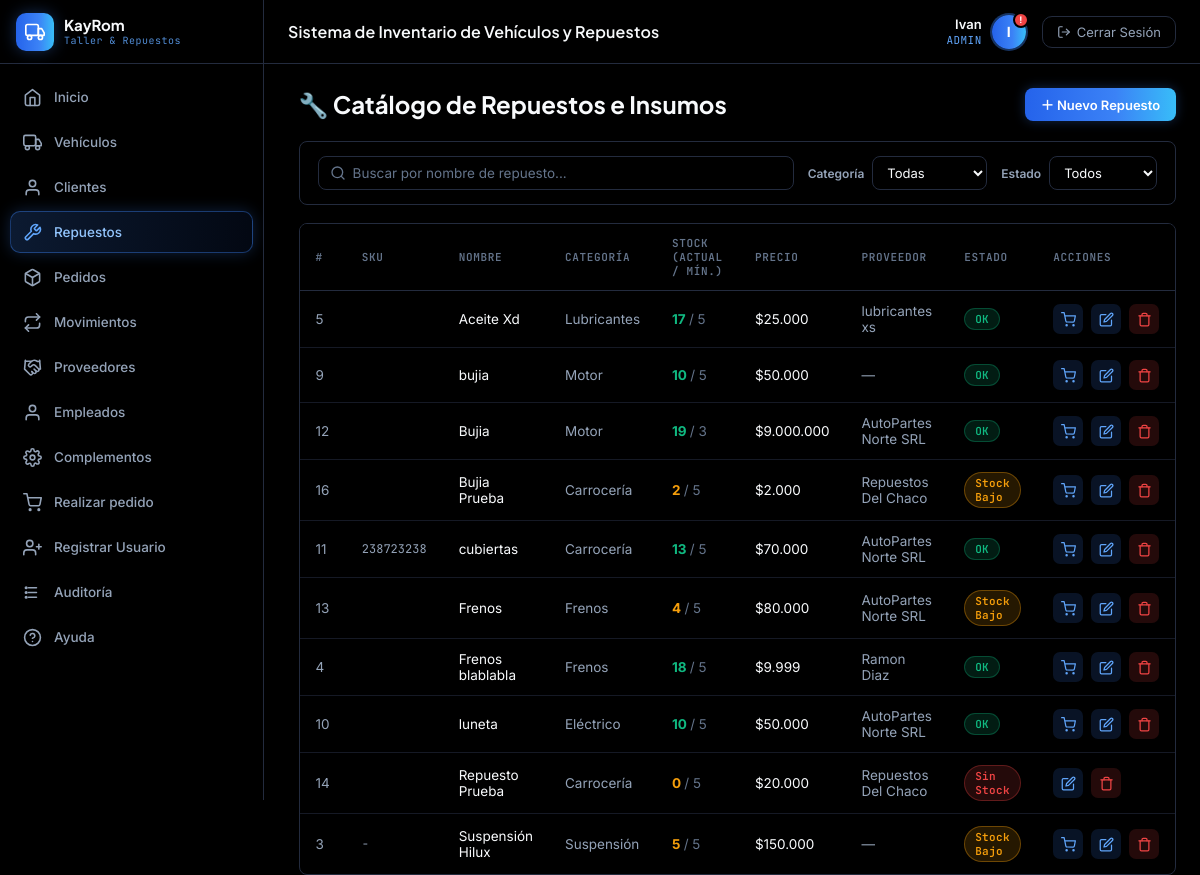
/index.php?page=repuestos&msg=agregado (signed in), run on the app's committed database.
### tables this page shows
CREATE TABLE `repuestos` (
  `id` int NOT NULL AUTO_INCREMENT,
  `nombre` varchar(100) NOT NULL,
  `categoria` varchar(45) DEFAULT NULL,
  `stock` int DEFAULT '0',
  `stock_minimo` int DEFAULT '5',
  `precio` decimal(10,2) DEFAULT '0.00',
  `sku` varchar(20) DEFAULT NULL,
  `proveedor_id` int DEFAULT NULL,
  PRIMARY KEY (`id`),
  KEY `fk_repuestos_proveedor` (`proveedor_id`),
  CONSTRAINT `fk_repuestos_proveedor` FOREIGN KEY (`proveedor_id`) REFERENCES `proveedor` (`id`) ON DELETE SET NULL
);

CREATE TABLE `proveedor` (
  `id` int NOT NULL AUTO_INCREMENT,
  `cuit` bigint DEFAULT NULL,
  `nombre_proveedor` varchar(150) NOT NULL,
  `telefono` bigint DEFAULT NULL,
  `email` varchar(50) DEFAULT NULL,
  `persona_id` int DEFAULT NULL,
  PRIMARY KEY (`id`),
  KEY `persona_id` (`persona_id`),
  CONSTRAINT `proveedor_ibfk_1` FOREIGN KEY (`persona_id`) REFERENCES `persona` (`id`)
);

### backend/repuestos/controller/RepuestoController.php (called while the page is built, shortened)
<<?php
class RepuestoController {
    private $model;
    public function __construct() {
        $this->model = new RepuestoModel();
    }
    public function index() {
        $proveedorModel = new ProveedorModel();
        $data = [
            'repuestos'  => $this->model->getAll(),
            'categorias' => $this->model->getCategorias(),
            'proveedores'=> $proveedorModel->getAll(),
            'activePage' => 'repuestos'
        ];
        require_once 'backend/repuestos/views/repuestos.php';
    }
}

### config/base_datos.php (called while the page is built, shortened)
<?php
class Database {
    private static $instance = null;
    public $conexion;
    private function __construct() {
        $this->conexion = new mysqli(DB_HOST, DB_USER, DB_PASS, DB_NAME);
        $this->conexion->set_charset(DB_CHARSET);
    }
    public static function getInstance() {
        if (self::$instance === null) {
            self::$instance = new Database();
        }
        return self::$instance;
    }
    public function getConexion() {
        return $this->conexion;
    }
}

### backend/repuestos/model/RepuestoModel.php (called while the page is built, shortened)
<?php
class RepuestoModel {
    private $db;
    public function __construct() {
        $this->db = Database::getInstance()->getConexion();
    }
    public function getAll() {
        $result = $this->db->query(
            "SELECT r.*, pr.nombre_proveedor
             FROM repuestos r
             LEFT JOIN proveedor pr ON pr.id = r.proveedor_id
             ORDER BY r.nombre ASC"
        );
        return $result ? $result->fetch_all(MYSQLI_ASSOC) : [];
    }
    public function getCategorias() {
        $result = $this->db->query("SELECT DISTINCT categoria FROM repuestos WHERE categoria IS NOT NULL AND categoria <> '' ORDER BY categoria ASC");
        return $result ? array_column($result->fetch_all(MYSQLI_ASSOC), 'categoria') : [];
    }
}

### backend/proveedor/models/ProveedorModel.php (called while the page is built, shortened)
<?php
class ProveedorModel {
    private $db;
    public function __construct() {
        $this->db = Database::getInstance()->getConexion();
    }
    public function getAll() {
        $sql = "SELECT pr.*, p.nombre, p.apellido
                FROM proveedor pr
                LEFT JOIN persona p ON p.id = pr.persona_id
                ORDER BY pr.nombre_proveedor ASC";
        $result = $this->db->query($sql);
        return $result ? $result->fetch_all(MYSQLI_ASSOC) : [];
    }
}

### backend/repuestos/views/repuestos.php (the view, shortened to what this page needs)
<?php require_once 'compartidoCREO/views/encabezado.php'; ?>
<div class="page-header">
    <h1>🔧 Catálogo de Repuestos e Insumos</h1>
    <button type="button" class="btn btn-primary" onclick="abrirRepuesto()">＋ Nuevo Repuesto</button>
</div>
<div class="filter-bar">
    <div class="filter-group filter-search">
        <input type="text" id="filtro-buscar" placeholder="Buscar por nombre de repuesto..." autocomplete="off">
    </div>
    <div class="filter-group">
        <label>Categoría</label>
        <select id="filtro-categoria">
            <option value="">Todas</option>
        </select>
    </div>
    <div class="filter-group">
        <label>Estado</label>
        <select id="filtro-estado">
            <option value="">Todos</option>
        </select>
    </div>
</div>
<div class="panel">
    <div class="panel-body">
        <table id="tabla-repuestos">
            <thead>
                <tr>
                    <th>#</th><th>SKU</th><th>Nombre</th><th>Categoría</th><th>Stock (Actual / Mín.)</th><th>Precio</th><th>Proveedor</th><th>Estado</th><th>Acciones</th>
                </tr>
            </thead>
            <tbody>
                <?php if (empty($data['repuestos'])): ?>
                <tr><td colspan="9" style="text-align:center;color:var(--text-muted);padding:30px;">No hay repuestos cargados</td></tr>
                <?php else: foreach ($data['repuestos'] as $r): ?>
                <?php
                    $bajo = $r['stock'] <= $r['stock_minimo'];
                    $sinStock = $r['stock'] == 0;
                    $estadoFiltro = $sinStock ? 'sin' : ($bajo ? 'bajo' : 'ok');
                ?>
                <tr data-nombre="<?= htmlspecialchars(mb_strtolower($r['nombre'])) ?>"
                    data-categoria="<?= htmlspecialchars($r['categoria']) ?>"
                    data-estado="<?= $estadoFiltro ?>">
                    <td style="color:var(--text-muted);"><?= $r['id'] ?></td>
                    <td style="color:var(--text-muted);font-family:var(--font-mono);font-size:12px;"><?= htmlspecialchars($r['sku'] ?? '-') ?></td>
                    <td><?= htmlspecialchars($r['nombre']) ?></td>
                    <td style="color:var(--text-muted);"><?= htmlspecialchars($r['categoria']) ?></td>
                    <td>
                        <strong style="color:<?= $bajo ? 'var(--accent-orange)' : 'var(--accent-green)' ?>">
                            <?= $r['stock'] ?>
                        </strong>
                        <span style="color:var(--text-dim);"> / <?= $r['stock_minimo'] ?></span>
                    </td>
                    <td>$<?= number_format($r['precio'], 0, ',', '.') ?></td>
                    <td style="color:var(--text-muted);"><?= htmlspecialchars($r['nombre_proveedor'] ?? '—') ?></td>
                    <td>
                        <?php if ($sinStock): ?>
                            <span class="badge-status vendido">Sin Stock</span>
                        <?php elseif ($bajo): ?>
                            <span class="badge-status reparacion">Stock Bajo</span>
                        <?php else: ?>
                            <span class="badge-status disponible">OK</span>
                        <?php endif; ?>
                    </td>
                    <td>
                        <div class="action-icons">
                            <?php if ($r['stock'] > 0): ?>
                             <a href="index.php?page=carrito&action=agregar&id=<?= $r['id'] ?>" class="action-edit" title="Agregar al pedido a proveedores">
                                <svg width="15" height="15" viewBox="0 0 24 24" fill="none" stroke="currentColor" stroke-width="2" stroke-linecap="round" stroke-linejoin="round"><circle cx="9" cy="21" r="1"/><circle cx="20" cy="21" r="1"/><path d="M1 1h4l2.68 13.39a2 2 0 0 0 2 1.61h9.72a2 2 0 0 0 2-1.61L23 6H6"/></svg>
                            </a>
                            <?php endif; ?>
                            <a href="#" class="action-edit" title="Editar"
                               onclick="return abrirRepuesto({
                                    id: <?= $r['id'] ?>,
                                    nombre: <?= htmlspecialchars(json_encode($r['nombre']), ENT_QUOTES, 'UTF-8') ?>,
                                    sku: <?= htmlspecialchars(json_encode($r['sku']), ENT_QUOTES, 'UTF-8') ?>,
                                    proveedor_id: <?= (int)($r['proveedor_id'] ?? 0) ?>,
                                    categoria: <?= htmlspecialchars(json_encode($r['categoria']), ENT_QUOTES, 'UTF-8') ?>,
                                    precio: <?= (float)$r['precio'] ?>,
                                    stock: <?= (int)$r['stock'] ?>,
                                    stock_minimo: <?= (int)$r['stock_minimo'] ?>
                               })">
                                <svg width="15" height="15" viewBox="0 0 24 24" fill="none" stroke="currentColor" stroke-width="2" stroke-linecap="round" stroke-linejoin="round"><path d="M11 4H4a2 2 0 0 0-2 2v14a2 2 0 0 0 2 2h14a2 2 0 0 0 2-2v-7"/><path d="M18.5 2.5a2.121 2.121 0 0 1 3 3L12 15l-4 1 1-4 9.5-9.5z"/></svg>
                            </a>
                            <a href="index.php?page=repuestos&action=delete&id=<?= $r['id'] ?>" class="action-delete" title="Eliminar"
                               onclick="return confirmarAccion(this.href, '¿Eliminar este repuesto?')">
                                <svg width="15" height="15" viewBox="0 0 24 24" fill="none" stroke="currentColor" stroke-width="2" stroke-linecap="round" stroke-linejoin="round"><polyline points="3 6 5 6 21 6"/><path d="M19 6v14a2 2 0 0 1-2 2H7a2 2 0 0 1-2-2V6m3 0V4a2 2 0 0 1 2-2h4a2 2 0 0 1 2 2v2"/></svg>
                            </a>
                        </div>
                    </td>
                </tr>
                <?php endforeach; endif; ?>
            </tbody>
        </table>
    </div>
</div>
<?php require_once 'compartidoCREO/views/pie_pagina.php'; ?>

### public/css/style.css (style rules this page uses)
:root { --bg-dark: #000000; --bg-panel: #000000; --bg-card: #000000; --bg-hover: #121316; --sidebar-w: 264px; --accent-blue: #3B82F6; --accent-green: #10B981; --accent-orange:#F59E0B; --accent-red: #EF4444; --accent-blue-bright: #60A5FA; --accent-indigo: #6366F1; --gradient-primary: linear-gradient(90deg, #2563EB 0%, #3B82F6 60%, #38BDF8 100%); --text-primary: #F8FAFC; --text-muted: #94A3B8; --text-dim: #64748B; --border: #232B3E; --radius: 8px; --transition: 0.18s ease; --font-display: 'Plus Jakarta Sans', sans-serif; --font-body: 'Inter', sans-serif; --font-mono: 'JetBrains Mono', monospace; }
*, *::before, *::after { margin: 0; padding: 0; box-sizing: border-box; }
body { font-family: var(--font-body); background: var(--bg-dark); color: var(--text-primary); display: flex; min-height: 100vh; overflow-x: hidden; }
.panel { background: var(--bg-card); border: 1px solid var(--border); border-radius: var(--radius); overflow: hidden; box-shadow: 0 1px 3px rgba(0,0,0,0.35); }
.panel-body { padding: 0; overflow-x: auto; }
table { width: 100%; border-collapse: collapse; font-size: 13.5px; }
thead th { padding: 12px 16px; text-align: left; color: var(--text-dim); font-weight: 600; font-size: 11px; letter-spacing: 0.06em; text-transform: uppercase; background: var(--bg-dark); font-family: var(--font-mono); border-bottom: 1px solid var(--border); }
tbody td { padding: 12px 16px; border-bottom: 1px solid rgba(35,43,62,0.6); color: var(--text-primary); }
tbody tr:last-child td { border-bottom: none; }
.badge-status { padding: 3px 10px; border-radius: 20px; font-size: 11px; font-weight: 600; letter-spacing: 0.4px; display: inline-block; font-family: var(--font-mono); }
.badge-status.disponible { background: rgba(16,185,129,0.15); color: #10B981; border: 1px solid rgba(16,185,129,0.3); }
.badge-status.vendido { background: rgba(239,68,68,0.15); color: #EF4444; border: 1px solid rgba(239,68,68,0.3); }
.badge-status.reparacion { background: rgba(245,158,11,0.15); color: #F59E0B; border: 1px solid rgba(245,158,11,0.35); }
.btn { display: inline-flex; align-items: center; gap: 6px; padding: 7px 16px; border-radius: 8px; border: none; cursor: pointer; font-family: var(--font-body); font-size: 13px; font-weight: 600; text-decoration: none; transition: all var(--transition); }
.btn-primary { background: var(--gradient-primary); color: #fff; box-shadow: 0 0 12px rgba(59,130,246,0.3); }
.page-header { display: flex; align-items: center; justify-content: space-between; margin-bottom: 20px; }
.page-header h1 { font-family: var(--font-display); font-size: 24px; font-weight: 700; color: var(--text-primary); }
.action-icons { display: flex; gap: 8px; align-items: center; }
.action-icons a { width: 30px; height: 30px; border-radius: 7px; display: flex; align-items: center; justify-content: center; font-size: 14px; text-decoration: none; transition: all var(--transition); }
.action-edit { background: rgba(59,130,246,0.15); color: var(--accent-blue-bright); }
.action-delete { background: rgba(239,68,68,0.15); color: var(--accent-red); }
.stat-card, .panel, .btn, .nav-icon-btn, .action-icons a, .module-chip, .filter-group select, .quick-modal-box { transition: transform 0.15s ease, box-shadow 0.15s ease, border-color 0.15s ease, background 0.15s ease, color 0.15s ease; }
tbody tr { transition: background 0.12s ease, box-shadow 0.12s ease; }
.filter-bar { display: flex; flex-wrap: wrap; align-items: center; gap: 14px; background: var(--bg-card); border: 1px solid var(--border); border-radius: var(--radius); padding: 14px 18px; margin-bottom: 18px; }
.filter-group { display: flex; align-items: center; gap: 8px; }
.filter-group label { font-size: 12px; color: var(--text-muted); font-weight: 600; white-space: nowrap; }
.filter-group select { background: var(--bg-dark); border: 1px solid var(--border); color: var(--text-primary); padding: 7px 10px; border-radius: 8px; font-family: var(--font-body); font-size: 13px; outline: none; }
.filter-search { flex: 1; min-width: 220px; position: relative; color: var(--text-dim); }
.filter-search input { width: 100%; background: var(--bg-dark); border: 1px solid var(--border); color: var(--text-primary); padding: 8px 12px 8px 34px; border-radius: 8px; font-family: var(--font-body); font-size: 13.5px; outline: none; }
.filter-search input::placeholder { color: var(--text-dim); }

### data on the page
repuestos: id "5", nombre "Aceite Xd", categoria "Lubricantes", stock "17", stock_minimo "5", precio "25.000", proveedor.nombre_proveedor "lubricantes xs", shows "OK"
repuestos: id "9", nombre "bujia", categoria "Motor", stock "10", stock_minimo "5", precio "50.000", nombre_proveedor "—", shows "OK"
repuestos: id "12", nombre "Bujia", categoria "Motor", stock "19", stock_minimo "3", precio "9.000.000", proveedor.nombre_proveedor "AutoPartes Norte SRL", shows "OK"
repuestos: id "16", nombre "Bujia Prueba", categoria "Carrocería", stock "2", stock_minimo "5", precio "2.000", proveedor.nombre_proveedor "Repuestos Del Chaco", shows "Stock Bajo"
repuestos: id "11", sku "238723238", nombre "cubiertas", categoria "Carrocería", stock "13", stock_minimo "5", precio "70.000", proveedor.nombre_proveedor "AutoPartes Norte SRL", shows "OK"
repuestos: id "13", nombre "Frenos", categoria "Frenos", stock "4", stock_minimo "5", precio "80.000", proveedor.nombre_proveedor "AutoPartes Norte SRL", shows "Stock Bajo"
repuestos: id "4", nombre "Frenos blablabla", categoria "Frenos", stock "18", stock_minimo "5", precio "9.999", proveedor.nombre_proveedor "Ramon Diaz", shows "OK"
repuestos: id "10", nombre "luneta", categoria "Eléctrico", stock "10", stock_minimo "5", precio "50.000", proveedor.nombre_proveedor "AutoPartes Norte SRL", shows "OK"
repuestos: id "14", nombre "Repuesto Prueba", categoria "Carrocería", stock "0", stock_minimo "5", precio "20.000", proveedor.nombre_proveedor "Repuestos Del Chaco", shows "Sin Stock"
repuestos: id "3", sku "-", nombre "Suspensión Hilux", categoria "Suspensión", stock "5", stock_minimo "5", precio "150.000", nombre_proveedor "—", shows "Stock Bajo"

### other printed values
$nombreUsuario "Ivan"
$rolUsuario "ADMIN"
substr($nombreUsuario, 0, 1) "I"
